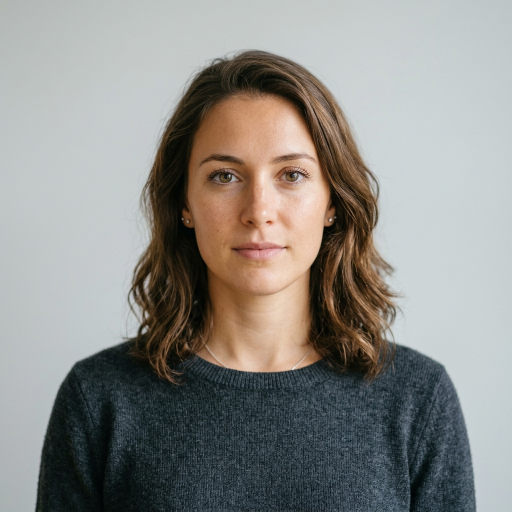
#> input picture sample_face.png, 1024 x 1024 px (shown at 1/2 size)
$ python -i extract.py   (imports and definitions only)   (older library calls are emulated)
#> lines starting #> are read from the running program, lines starting #| are printed output that depends on the picture
import cv2
import numpy as np
import insightface
import os

# Initialize InsightFace (default to CPU ctx_id=-1, customizable via env)
ctx_id = int(os.getenv("INSIGHTFACE_CTX_ID", "-1"))
# [1 line that did not run here, left out]
# [1 line not run here, left out]

# [120 lines left out: functions check_passive_liveness, check_active_liveness, not called in this run]

def extract_face_embedding(
    image_bytes: bytes,
    liveness_enabled: bool = True,
    required_gesture: str = "NONE",
    min_laplacian: float = 30.0,
    min_fft: float = 0.05,
    max_fft: float = 0.65,
    max_glare: float = 0.15
) -> np.ndarray:
    """
    Decodes an image from raw bytes, runs face detection,
    applies optional passive and active liveness checks, and returns the embedding.
    """
    # Convert image bytes to numpy array and decode
    nparr = np.frombuffer(image_bytes, np.uint8)
    img = cv2.imdecode(nparr, cv2.IMREAD_COLOR)

    if img is None:
        raise ValueError("Invalid image file format. Could not decode image.")

    # Analyze the image for faces
    faces = faceapp.get(img)

    if not faces:
        raise ValueError("No face detected in the image. Please ensure your face is clearly visible.")

    if len(faces) > 1:
        raise ValueError("Multiple faces detected. Please make sure only one person is in the frame.")

    # Perform liveness check if enabled
    if liveness_enabled:
        # 1. Passive Liveness Check (Laplacian, FFT, Glare)
        check_passive_liveness(
            img,
            faces[0].bbox,
            min_laplacian=min_laplacian,
            min_fft=min_fft,
            max_fft=max_fft,
            max_glare=max_glare
        )

        # 2. Active Liveness Check (Pose)
        pose = None
        if hasattr(faces[0], 'pose'):
            pose = faces[0].pose
        elif isinstance(faces[0], dict) and 'pose' in faces[0]:
            pose = faces[0]['pose']

        check_active_liveness(pose, required_gesture)

    # Return the embedding vector
    return faces[0].embedding

>>> import cv2
>>> picture = cv2.imread('../sample_face.png', cv2.IMREAD_GRAYSCALE)
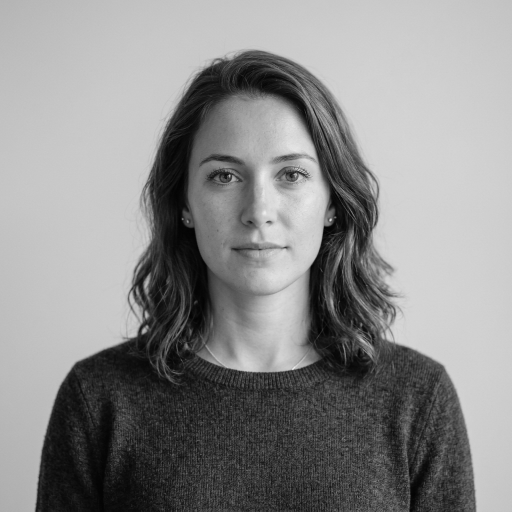
#> picture: shape (1024, 1024) (shown at 1/2 size); min 1, max 239, mean 139.1
>>> result = extract_face_embedding(picture)
#> (the run stopped early here; a loop or call above may not have finished)
